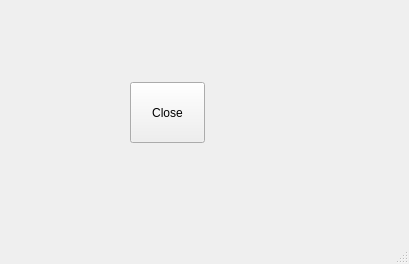
<?xml version="1.0" encoding="UTF-8"?>
<ui version="4.0">
 <class>MainWindow</class>
 <widget class="QMainWindow" name="MainWindow">
  <property name="geometry">
   <rect>
    <x>0</x>
    <y>0</y>
    <width>409</width>
    <height>264</height>
   </rect>
  </property>
  <property name="windowTitle">
   <string>MainWindow</string>
  </property>
  <widget class="QWidget" name="centralwidget">
   <widget class="QPushButton" name="pushButton">
    <property name="geometry">
     <rect>
      <x>130</x>
      <y>82</y>
      <width>75</width>
      <height>61</height>
     </rect>
    </property>
    <property name="text">
     <string>Close</string>
    </property>
   </widget>
  </widget>
  <widget class="QMenuBar" name="menubar">
   <property name="geometry">
    <rect>
     <x>0</x>
     <y>0</y>
     <width>409</width>
     <height>23</height>
    </rect>
   </property>
  </widget>
  <widget class="QStatusBar" name="statusbar"/>
 </widget>
 <resources/>
 <connections>
  <connection>
   <sender>pushButton</sender>
   <signal>clicked()</signal>
   <receiver>MainWindow</receiver>
   <slot>showMsg()</slot>
   <hints>
    <hint type="sourcelabel">
     <x>165</x>
     <y>163</y>
    </hint>
    <hint type="destinationlabel">
     <x>222</x>
     <y>213</y>
    </hint>
   </hints>
  </connection>
 </connections>
 <slots>
  <slot>showMsg()</slot>
 </slots>
</ui>
